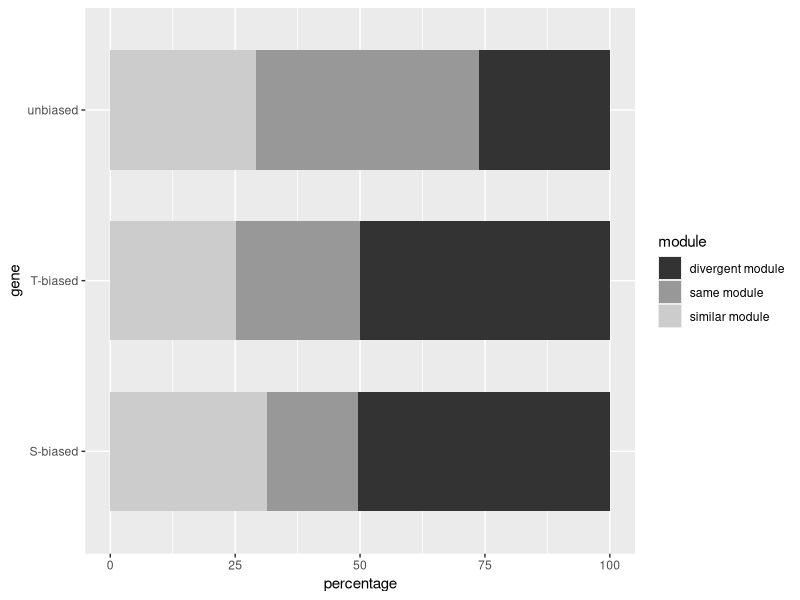
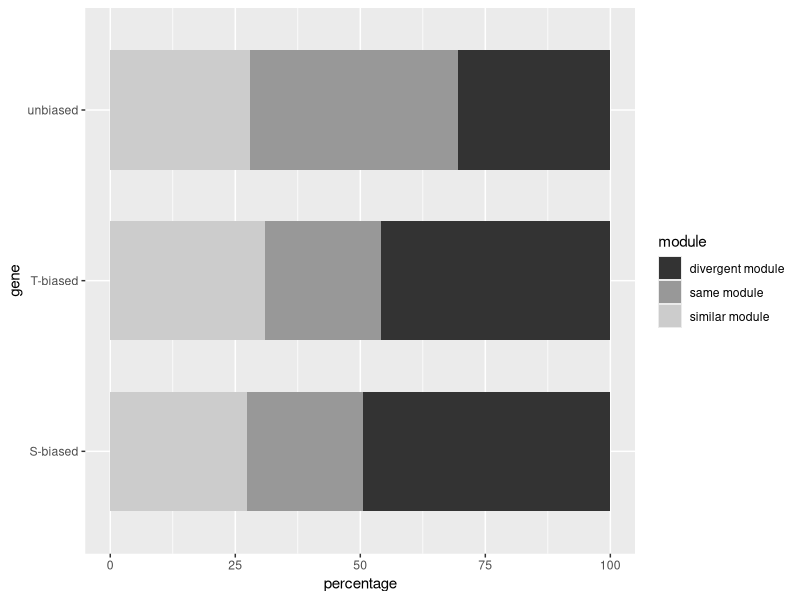

Write R code to recreate these figures, in order.
library(ggplot2)
df_root = data.frame(
  gene = rep(c('unbiased','S-biased','T-biased'),each=3),
  module = rep(c('same module','similar module','divergent module'),3),
  percentage = c(41.6, 27.9, 30.5, 
                 23.2, 27.4, 49.4, 
                 23.2, 30.9, 45.9)
)

df_leaf = data.frame(
  gene = rep(c('unbiased','S-biased','T-biased'),each=3),
  module = rep(c('same module','similar module','divergent module'),3),
  percentage = c(44.8, 29.1, 26.2, 
                 18.1, 31.4, 50.5, 
                 24.8, 25.2, 50.0)
)

blank_theme <- theme_minimal()+
  theme(
    axis.title.x = element_blank(),
    axis.title.y = element_blank(),
    panel.border = element_blank(),
    panel.grid=element_blank(),
    axis.ticks = element_blank(),
    plot.title=element_text(size=14, face="bold")
  )

p_root <- ggplot(df_root, aes(x = gene, y = percentage))+
  geom_col(aes(fill = module), width = 0.7)+
  coord_flip()+
  scale_fill_grey()

p_leaf <- ggplot(df_leaf, aes(x = gene, y = percentage))+
  geom_col(aes(fill = module), width = 0.7)+
  coord_flip()+
  scale_fill_grey()

ggsave("homeologous gene in co-expression network.leaf.png",plot=p_leaf,
       path='C:/Users/10453/source/repos/SGN/nicotiana/subGenomeAssignment/WGCNA/round4')

ggsave("homeologous gene in co-expression network.root.png",plot=p_root,
       path='C:/Users/10453/source/repos/SGN/nicotiana/subGenomeAssignment/WGCNA/round3')

